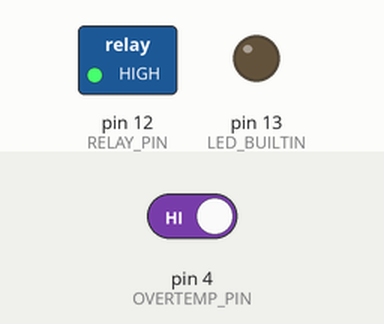
The sketch below on a simulated Arduino Uno, built with avr-gcc and run on an emulated ATmega328P. Parts: switched loads named in the sketch (green lamp = pin HIGH), output pins drawn as LEDs (lit = HIGH). Dashed ring = blinking. The inputs (shaded band) are chosen by the test bench; at power-on: pin 4 (OVERTEMP_PIN) HIGH.

Above: at 18.0 s.
18.1 s: pin 4 (OVERTEMP_PIN) driven LOW
At 20.4 s:
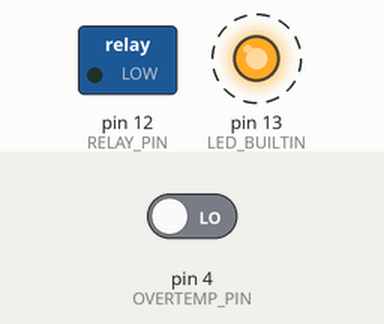
28.1 s: pin 4 (OVERTEMP_PIN) driven HIGH
At 29.9 s:
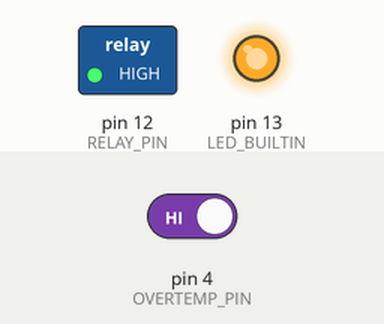
Timing chart, 0 to 31.4 s (numbered marks = the images above; inputs shaded):
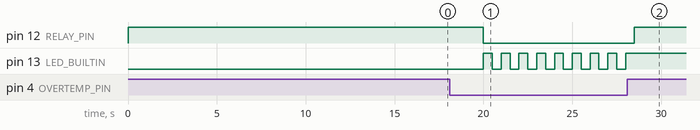

The sketch:

heater_controller.ino
```cpp
#define OVERTEMP_PIN 4
#define RESET_PIN 5
#define RELAY_PIN 12

#define CYCLE_TIME_SEC 10
#define SECONDS_PER_HOUR 3600
#define CYCLES_PER_HOUR (SECONDS_PER_HOUR / CYCLE_TIME_SEC)

#define CYCLES_BETWEEN_POT_READ 6   // ~1 minute (6 × 10s)

// ---------- SELECT BEHAVIOR MODE ----------
// 0 = Option A (apply change at next hour)
// 1 = Option B (apply change immediately)
// 2 = Option C (apply proportional change)
#define BEHAVIOR_MODE 1
// ------------------------------------------

const int command_pin = A0;

unsigned int remaining_cycles = 0;
unsigned int commanded_cycles = 0;
unsigned int cycle_counter_hour = CYCLES_PER_HOUR;
unsigned int pot_read_counter = 0;

void setup()
{
  pinMode(OVERTEMP_PIN, INPUT);
  pinMode(RESET_PIN, INPUT);
  pinMode(RELAY_PIN, OUTPUT);
  pinMode(LED_BUILTIN, OUTPUT);

  digitalWrite(RELAY_PIN, LOW);
}

void loop()
{
  // -------- SAFETY FIRST --------
  bool safe = (digitalRead(OVERTEMP_PIN) == HIGH);

  if (!safe)
  {
    digitalWrite(RELAY_PIN, LOW);

    static bool led = false;
    led = !led;
    digitalWrite(LED_BUILTIN, led);
    delay(500);  // half-second blink

    return;
  }

  // -------- READ POTENTIOMETER --------
  if (pot_read_counter == 0)
  {
    int pot_raw = analogRead(command_pin);
    unsigned int new_command =
        map(pot_raw, 0, 1023, 0, CYCLES_PER_HOUR);

    if (new_command != commanded_cycles)
    {
      // ----- OPTION A: Update only at hour boundary -----
#if BEHAVIOR_MODE == 0
      commanded_cycles = new_command;
#endif

      // ----- OPTION B: Apply immediately -----
#if BEHAVIOR_MODE == 1
      commanded_cycles = new_command;
      remaining_cycles = commanded_cycles;
      cycle_counter_hour = CYCLES_PER_HOUR;
#endif

      // ----- OPTION C: Adjust proportionally -----
#if BEHAVIOR_MODE == 2
      {
        commanded_cycles = new_command;
        float hour_progress =
            1.0f - (float)cycle_counter_hour / (float)CYCLES_PER_HOUR;
        float remaining_fraction = 1.0f - hour_progress;
        remaining_cycles = (unsigned int)(commanded_cycles * remaining_fraction);
      }
#endif
    }

    pot_read_counter = CYCLES_BETWEEN_POT_READ;
  }
  pot_read_counter--;

  // -------- HOURLY RESET --------
  if (cycle_counter_hour == 0)
  {
    cycle_counter_hour = CYCLES_PER_HOUR;
    remaining_cycles = commanded_cycles;
  }
  cycle_counter_hour--;

  // -------- HEATING CONTROL --------
  if (remaining_cycles > 0)
  {
    digitalWrite(RELAY_PIN, HIGH);
    remaining_cycles--;
  }
  else
  {
    digitalWrite(RELAY_PIN, LOW);
  }

  delay(CYCLE_TIME_SEC * 1000UL);
}
```

Measured:
- after the input at 18.1 s, pin 12 (RELAY_PIN): HIGH → LOW after 1.9 s; pin 13 (LED_BUILTIN): alternates HIGH for 0.50 s and LOW for 0.50 s, starting after 1.9 s
- after the input at 28.1 s, pin 12 (RELAY_PIN): LOW → HIGH after 0.40 s; pin 13 (LED_BUILTIN): stops changing and stays HIGH
